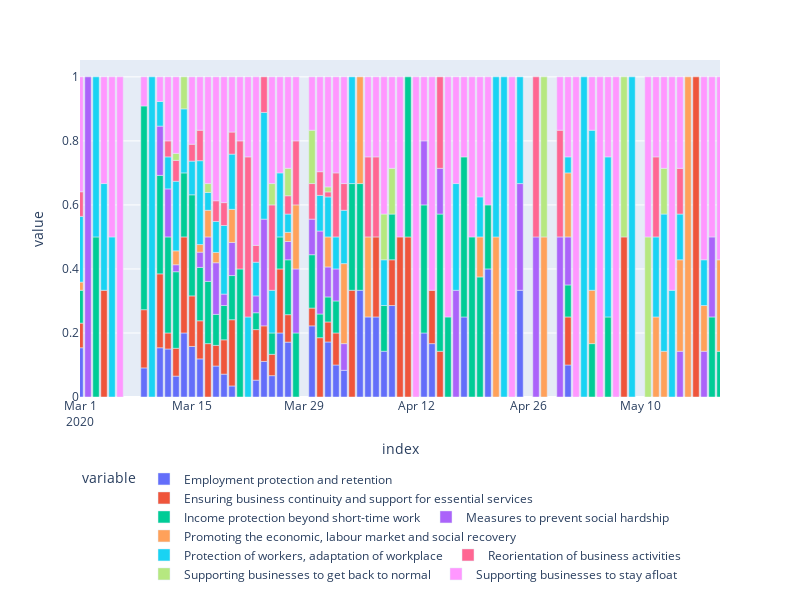

Notebook cell for this chart:
### Code cell
spain_df = pd.DataFrame(pwdb_df.copy())

spain_df.date = pd.to_datetime(spain_df.date).dt.date

dates = spain_df.date.unique()

result_df ={}
for date in dates:
   result_df[date] = spain_df[spain_df.date == date]['pwdb_category'].explode().value_counts(normalize=True)
time_plot_df = pd.DataFrame(result_df).T

time_plot_df.sort_index(inplace=True)

fig = px.bar(time_plot_df, x=time_plot_df.index, y=time_plot_df.columns,
              range_x=['2020-03-01','2020-5-20'],
             height=600, width=800,
              )
fig.update_layout(legend=dict(
    orientation="h",
    yanchor="top",
    y=-0.20,
    xanchor="left",
    x=0
)
)
# fig.update_traces(connectgaps=True,
#                    fill='tozeroy')
fig.show()

### Figure 1 — Plotly figure (JSON) as saved in the notebook; plotly's stock layout.template omitted (floating-point values rounded to 4 significant figures; data arrays with more than 128 entries replaced by an {"elided": "..."} marker saying what was removed)
{"data": [{"alignmentgroup": "True", "hovertemplate": "variable=Employment protection and retention<br>index=%{x}<br>value=%{y}<extra></extra>", "legendgroup": "Employment protection and retention", "marker": {"color": "#636efa"}, "name": "Employment protection and retention", "offsetgroup": "Employment protection and retention", "orientation": "v", "showlegend": true, "textposition": "auto", "type": "bar", "x": {"elided": "335 str values"}, "xaxis": "x", "y": {"elided": "335 float values"}, "yaxis": "y"}, {"alignmentgroup": "True", "hovertemplate": "variable=Ensuring business continuity and support for essential services<br>index=%{x}<br>value=%{y}<extra></extra>", "legendgroup": "Ensuring business continuity and support for essential services", "marker": {"color": "#EF553B"}, "name": "Ensuring business continuity and support for essential services", "offsetgroup": "Ensuring business continuity and support for essential services", "orientation": "v", "showlegend": true, "textposition": "auto", "type": "bar", "x": {"elided": "335 str values"}, "xaxis": "x", "y": {"elided": "335 float values"}, "yaxis": "y"}, {"alignmentgroup": "True", "hovertemplate": "variable=Income protection beyond short-time work<br>index=%{x}<br>value=%{y}<extra></extra>", "legendgroup": "Income protection beyond short-time work", "marker": {"color": "#00cc96"}, "name": "Income protection beyond short-time work", "offsetgroup": "Income protection beyond short-time work", "orientation": "v", "showlegend": true, "textposition": "auto", "type": "bar", "x": {"elided": "335 str values"}, "xaxis": "x", "y": {"elided": "335 float values"}, "yaxis": "y"}, {"alignmentgroup": "True", "hovertemplate": "variable=Measures to prevent social hardship<br>index=%{x}<br>value=%{y}<extra></extra>", "legendgroup": "Measures to prevent social hardship", "marker": {"color": "#ab63fa"}, "name": "Measures to prevent social hardship", "offsetgroup": "Measures to prevent social hardship", "orientation": "v", "showlegend": true, "textposition": "auto", "type": "bar", "x": {"elided": "335 str values"}, "xaxis": "x", "y": {"elided": "335 float values"}, "yaxis": "y"}, {"alignmentgroup": "True", "hovertemplate": "variable=Promoting the economic, labour market and social recovery<br>index=%{x}<br>value=%{y}<extra></extra>", "legendgroup": "Promoting the economic, labour market and social recovery", "marker": {"color": "#FFA15A"}, "name": "Promoting the economic, labour market and social recovery", "offsetgroup": "Promoting the economic, labour market and social recovery", "orientation": "v", "showlegend": true, "textposition": "auto", "type": "bar", "x": {"elided": "335 str values"}, "xaxis": "x", "y": {"elided": "335 float values"}, "yaxis": "y"}, {"alignmentgroup": "True", "hovertemplate": "variable=Protection of workers, adaptation of workplace<br>index=%{x}<br>value=%{y}<extra></extra>", "legendgroup": "Protection of workers, adaptation of workplace", "marker": {"color": "#19d3f3"}, "name": "Protection of workers, adaptation of workplace", "offsetgroup": "Protection of workers, adaptation of workplace", "orientation": "v", "showlegend": true, "textposition": "auto", "type": "bar", "x": {"elided": "335 str values"}, "xaxis": "x", "y": {"elided": "335 float values"}, "yaxis": "y"}, {"alignmentgroup": "True", "hovertemplate": "variable=Reorientation of business activities<br>index=%{x}<br>value=%{y}<extra></extra>", "legendgroup": "Reorientation of business activities", "marker": {"color": "#FF6692"}, "name": "Reorientation of business activities", "offsetgroup": "Reorientation of business activities", "orientation": "v", "showlegend": true, "textposition": "auto", "type": "bar", "x": {"elided": "335 str values"}, "xaxis": "x", "y": {"elided": "335 float values"}, "yaxis": "y"}, {"alignmentgroup": "True", "hovertemplate": "variable=Supporting businesses to get back to normal<br>index=%{x}<br>value=%{y}<extra></extra>", "legendgroup": "Supporting businesses to get back to normal", "marker": {"color": "#B6E880"}, "name": "Supporting businesses to get back to normal", "offsetgroup": "Supporting businesses to get back to normal", "orientation": "v", "showlegend": true, "textposition": "auto", "type": "bar", "x": {"elided": "335 str values"}, "xaxis": "x", "y": {"elided": "335 float values"}, "yaxis": "y"}, {"alignmentgroup": "True", "hovertemplate": "variable=Supporting businesses to stay afloat<br>index=%{x}<br>value=%{y}<extra></extra>", "legendgroup": "Supporting businesses to stay afloat", "marker": {"color": "#FF97FF"}, "name": "Supporting businesses to stay afloat", "offsetgroup": "Supporting businesses to stay afloat", "orientation": "v", "showlegend": true, "textposition": "auto", "type": "bar", "x": {"elided": "335 str values"}, "xaxis": "x", "y": {"elided": "335 float values"}, "yaxis": "y"}], "layout": {"barmode": "relative", "height": 600, "legend": {"orientation": "h", "title": {"text": "variable"}, "tracegroupgap": 0, "x": 0, "xanchor": "left", "y": -0.2, "yanchor": "top"}, "margin": {"t": 60}, "width": 800, "xaxis": {"anchor": "y", "domain": [0.0, 1.0], "range": ["2020-03-01", "2020-5-20"], "title": {"text": "index"}}, "yaxis": {"anchor": "x", "domain": [0.0, 1.0], "title": {"text": "value"}}}}
